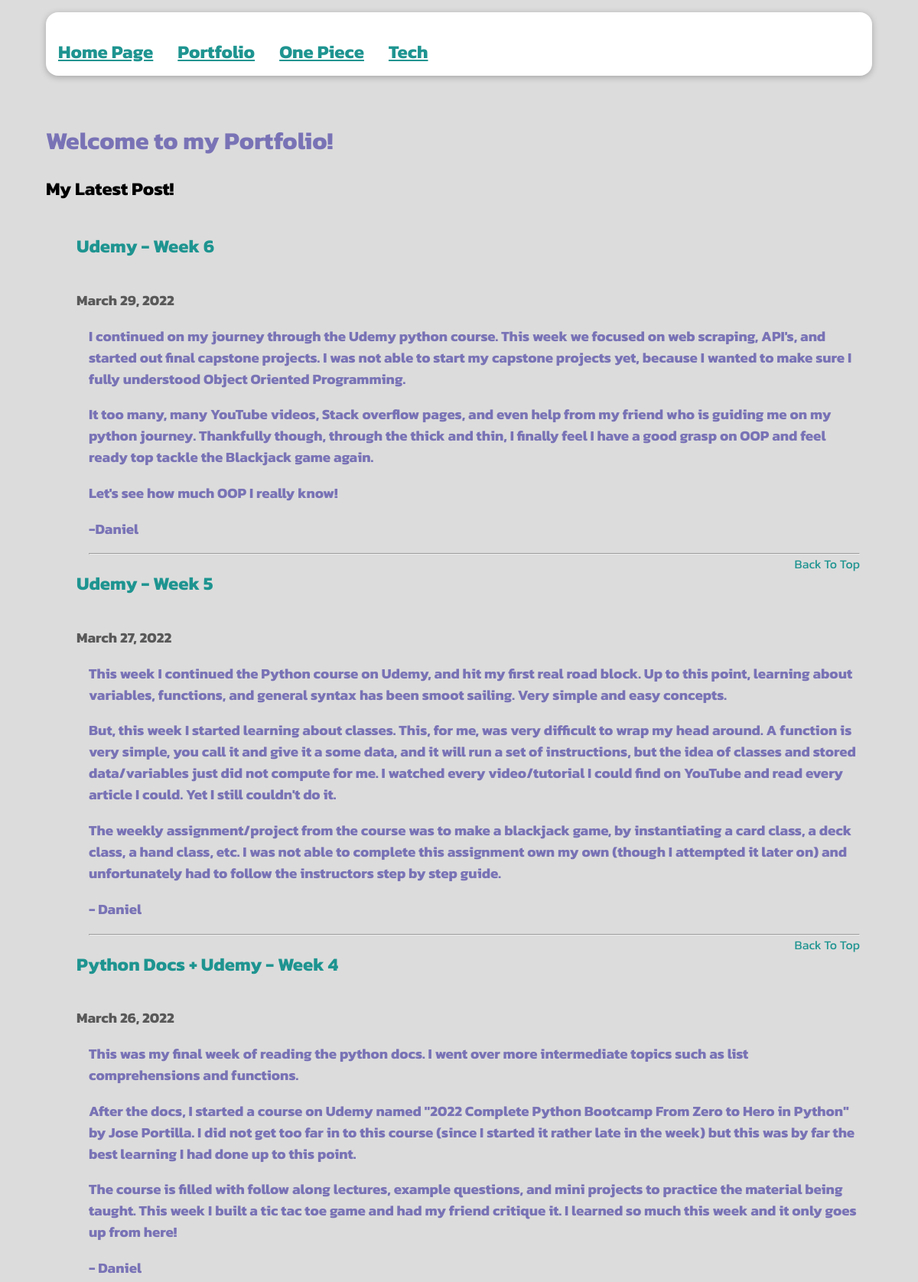
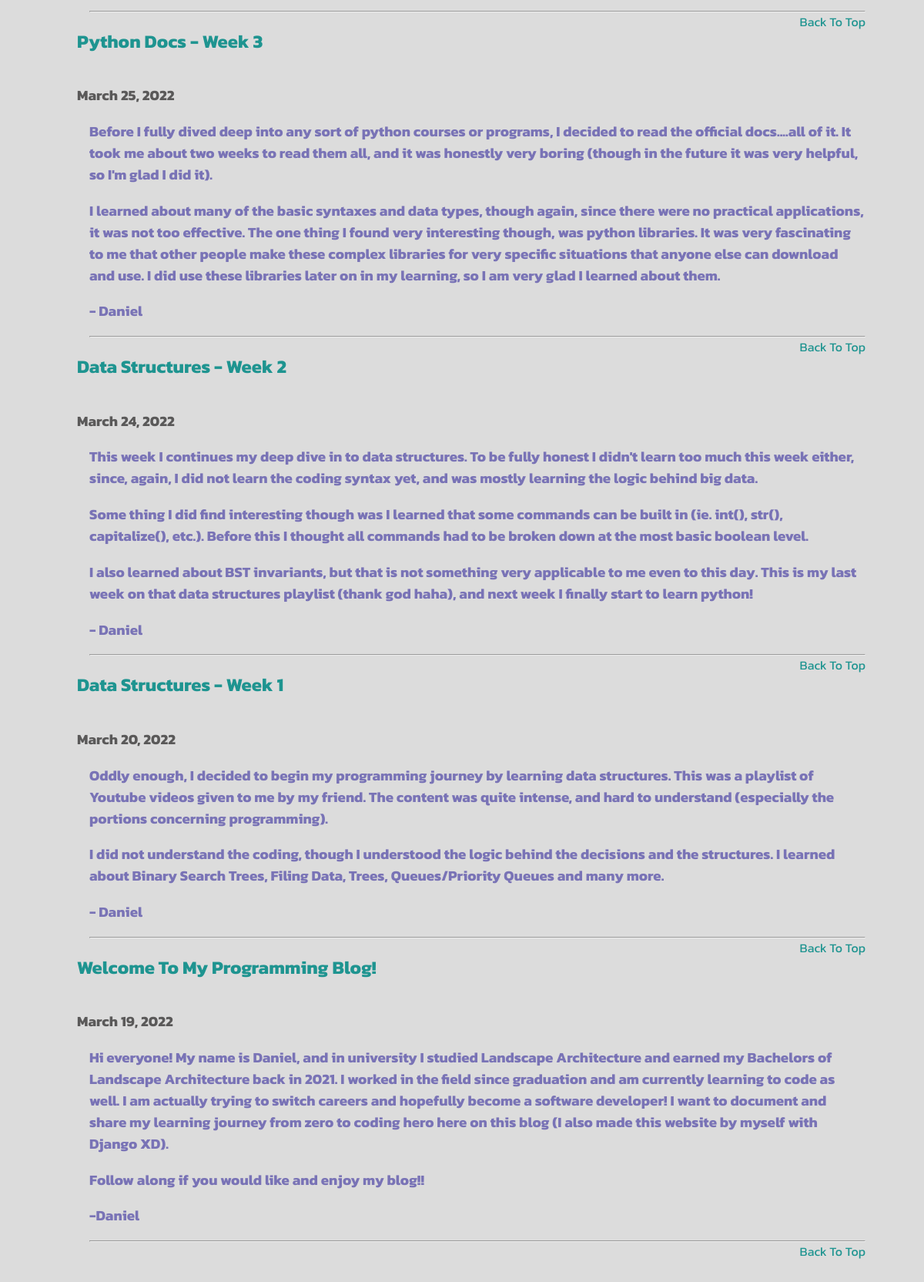
The page /portfolio/ on the database its author committed (2 pictures, top to bottom).
### op_blog/models.py (models this page shows, shortened)
class Post(models.Model):
    title = models.CharField(max_length=150)
    image = models.ImageField(upload_to="posts", null=True)
    date = models.DateField(auto_now_add=True)
    slug = models.SlugField(unique=True, db_index=True)
    content = models.TextField(validators=[MinLengthValidator(10)])
    author = models.ForeignKey(Author, on_delete=models.SET_NULL, null=True, related_name="posts")
    tag = models.ManyToManyField(Tag, related_name="posts")
    topic = models.CharField(null=True,
        max_length=15,
        choices=(
        ("one piece", "One Piece"),
        ("tech", "Tech"),
        ("programming", "Programming")
        )
    )

### portfolio/views.py (the view)
# urls.py: path("", views.all_portfolio_posts, name="portfolio-page"),
def all_portfolio_posts(request):
    all_portfolio_posts = Post.objects.filter(topic__iexact="Programming").order_by("-date")
    return render(request, "portfolio/index.html",{
        "posts" : all_portfolio_posts
    })

### portfolio/templates/portfolio/index.html (shortened to what this page needs)
{% extends "base.html" %}
{% load static %}
{% block css_files %}
    <link rel="stylesheet" href="{% static "portfolio/index.css" %}"/>
{% endblock %}
{% block content %}
    <h1>Welcome to my Portfolio!</h1>
    <div id="subtitle">
        <h2>My Latest Post!</h2>
    </div>
    <section id="latest-posts">
        <ul>
            {% for post in posts %}
                <section id = "title">
                    <a href="{% url "single-portfolio-post" post.slug %}">
                        <h2>{{ post.title }}</h2>
                    </a>
                </section>
                <section id = "date">
                    <h3>{{ post.date }}</h3>
                </section>
                <section id = "content">
                    <h3>{{ post.content|linebreaks }}</h3>
                </section>
                <hr>
                <section id="top-button">
                    <a href="#top">Back To Top</a>
                </section>
            {% endfor %}
        </ul>
    </section>
{% endblock %}

### templates/base.html (shortened to what this page needs)
{% load static %}
<!DOCTYPE html>
<html>
    <head>
        <link rel="stylesheet" href="{% static "app.css" %}">
        {% block css_files %}{% endblock %}
    </head>
    <body>
        <header id="main-navigation">
            <div>
                <h2><a href="{% url "home-page" %}">Home Page</a></h2>
                <h2><a href="{% url "portfolio-page" %}">Portfolio</a></h2>
                <h2><a href="{% url "op-page" %}">One Piece</a></h2>
                <h2><a href="{% url "tech-page" %}">Tech </a></h2>
            </div>
        </header>
        {% block content %}
        {% endblock %}
    </body>
</html>

### static/app.css (style rules this page uses)
html { font-family: 'Kanit', sans-serif; }
body { background-color: #dcdcdc; margin: 10rem 5%; }
#main-navigation { background-color: white; box-shadow: 0 2px 8px rgba(0, 0, 0, 0.25); overflow: hidden; border-radius: 1rem; position: fixed; top: 1rem; width: 90%; z-index: 2; }
#main-navigation a { float: left; color: #1e9490; text-align: center; padding: 14px 16px; }
#main-navigation a:link, #main-navigation a:visited { color: #1e9490; }

### portfolio/static/portfolio/index.css (style rules this page uses)
h1 { color: #7973b6; font-size: xx-large; }
#top-button a:link, #top-button a:visited { text-decoration: none; color: #1e9490; float :right; margin-right: 1rem; }
#subtitle h2 { color: black; }
#date h3 { color: rgb(90, 89, 89); }
#content h3 { color: #7973b6; margin: 0 1rem; }
#title a:link, #title a:visited { text-decoration: none; display: inline-block; color: #1e9490; }
hr { margin: 0 1rem; }

### rows shown on the page
Post: title "Udemy - Week 6", date "March 29, 2022", content "I continued on my journey through the Udemy python course. This week we focused on web scraping, API's, and started out final capstone projects. I was not able to start my capstone projects yet, because I wanted to make sure I fully understood Object Oriented Programming. It too many, many YouTube videos, Stack overflow pages, and even help from my friend who is guiding me on my python journey. Thankfully though, through the thick and thin, I finally feel I have a good grasp on OOP and feel ready top tackle the Blackjack game again. Let's see how much OOP I really know! -Daniel"
Post: title "Udemy - Week 5", date "March 27, 2022", content "This week I continued the Python course on Udemy, and hit my first real road block. Up to this point, learning about variables, functions, and general syntax has been smoot sailing. Very simple and easy concepts. But, this week I started learning about classes. This, for me, was very difficult to wrap my head around. A function is very simple, you call it and give it a some data, and it will run a set of instructions, but the idea of classes and stored data/variables just did not compute for me. I watched every video/tutorial I could find on YouTube and read every article I could. Yet I still couldn't do it. The weekly assignment/project from the course was to make a blackjack game, by…"
Post: title "Python Docs + Udemy - Week 4", date "March 26, 2022", content "This was my final week of reading the python docs. I went over more intermediate topics such as list comprehensions and functions. After the docs, I started a course on Udemy named \"2022 Complete Python Bootcamp From Zero to Hero in Python\" by Jose Portilla. I did not get too far in to this course (since I started it rather late in the week) but this was by far the best learning I had done up to this point. The course is filled with follow along lectures, example questions, and mini projects to practice the material being taught. This week I built a tic tac toe game and had my friend critique it. I learned so much this week and it only goes up from here! - Daniel"
Post: title "Python Docs - Week 3", date "March 25, 2022", content "Before I fully dived deep into any sort of python courses or programs, I decided to read the official docs....all of it. It took me about two weeks to read them all, and it was honestly very boring (though in the future it was very helpful, so I'm glad I did it). I learned about many of the basic syntaxes and data types, though again, since there were no practical applications, it was not too effective. The one thing I found very interesting though, was python libraries. It was very fascinating to me that other people make these complex libraries for very specific situations that anyone else can download and use. I did use these libraries later on in my learning, so I am very glad I learned…"
Post: title "Data Structures - Week 2", date "March 24, 2022", content "This week I continues my deep dive in to data structures. To be fully honest I didn't learn too much this week either, since, again, I did not learn the coding syntax yet, and was mostly learning the logic behind big data. Some thing I did find interesting though was I learned that some commands can be built in (ie. int(), str(), capitalize(), etc.). Before this I thought all commands had to be broken down at the most basic boolean level. I also learned about BST invariants, but that is not something very applicable to me even to this day. This is my last week on that data structures playlist (thank god haha), and next week I finally start to learn python! - Daniel"
Post: title "Data Structures - Week 1", date "March 20, 2022", content "Oddly enough, I decided to begin my programming journey by learning data structures. This was a playlist of Youtube videos given to me by my friend. The content was quite intense, and hard to understand (especially the portions concerning programming). I did not understand the coding, though I understood the logic behind the decisions and the structures. I learned about Binary Search Trees, Filing Data, Trees, Queues/Priority Queues and many more. - Daniel"
Post: title "Welcome To My Programming Blog!", date "March 19, 2022", content "Hi everyone! My name is Daniel, and in university I studied Landscape Architecture and earned my Bachelors of Landscape Architecture back in 2021. I worked in the field since graduation and am currently learning to code as well. I am actually trying to switch careers and hopefully become a software developer! I want to document and share my learning journey from zero to coding hero here on this blog (I also made this website by myself with Django XD). Follow along if you would like and enjoy my blog!! -Daniel"
